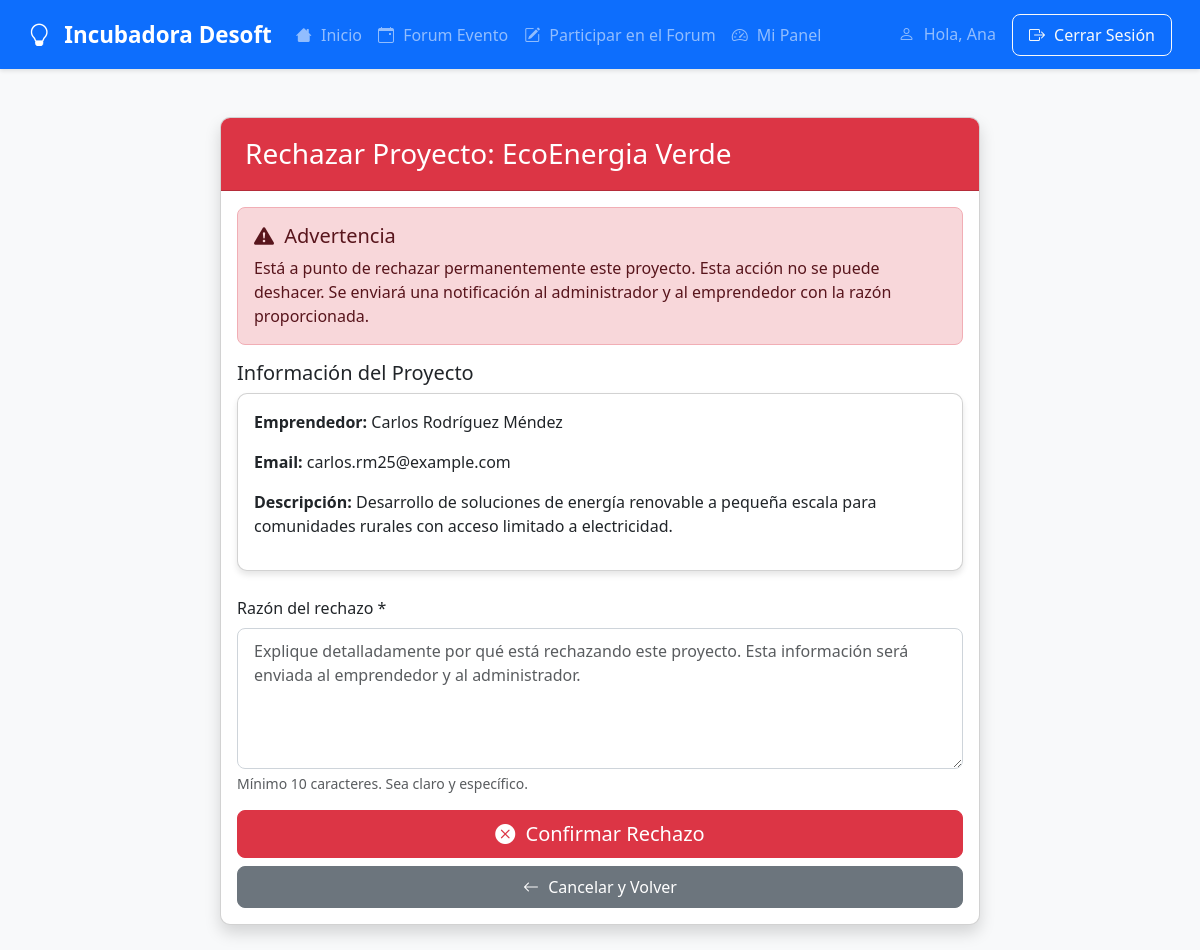
Page /rechazar-proyecto/2/ (signed in) on the committed database.
### emprendedores/models.py (models this page shows, shortened)
class Proyecto(models.Model):
    ESTADOS = (
        ('pendiente', 'Pendiente'),
        ('revision', 'En revisión'),
        ('aceptado', 'Aceptado'),
        ('asignado', 'En proceso'),
        ('rechazado', 'Rechazado'),
        ('finalizado', 'Finalizado'),
    )
    SECTORES = (
        ('tecnologia', 'Tecnología'),
        ('salud', 'Salud'),
        ('educacion', 'Educación'),
        ('finanzas', 'Finanzas'),
        ('comercio', 'Comercio'),
        ('otros', 'Otros'),
    )
    usuario = models.ForeignKey(User, on_delete=models.CASCADE, related_name='proyectos', null=True, blank=True)
    nombre_proyecto = models.CharField(max_length=200)
    descripcion = models.TextField()
    nombre_completo = models.CharField(max_length=100)
    email = models.EmailField()
    telefono = models.CharField(max_length=15, blank=True, null=True)
    estado = models.CharField(max_length=20, choices=ESTADOS, default='pendiente')
    sector = models.CharField(max_length=20, choices=SECTORES, default='tecnologia')
    fecha_registro = models.DateTimeField(auto_now_add=True)
    archivo_proyecto = models.FileField(upload_to='proyectos/%Y/%m/%d/', blank=True, null=True)
    progreso = models.PositiveIntegerField(default=0)
    motivo_rechazo = models.TextField(blank=True, null=True)
    presupuesto_estimado = models.DecimalField(
        max_digits=12, decimal_places=2, blank=True, null=True,
        help_text="Presupuesto estimado del proyecto en pesos"
    )
    tutor = models.ForeignKey('Tutor', on_delete=models.SET_NULL, null=True, blank=True,
                            related_name='proyectos_tutorizados')
    class Meta:
        ordering = ['-fecha_registro']

### emprendedores/views.py (the view, shortened to what this page needs)
# urls.py: path('rechazar-proyecto/<int:proyecto_id>/', views.rechazar_proyecto, name='rechazar_proyecto'),
@login_required
def rechazar_proyecto(request, proyecto_id):
    if not hasattr(request.user, 'tutor'):
        messages.error(request, "No tienes permisos para realizar esta acción.")
        return redirect('panel_tutor')
    proyecto = get_object_or_404(Proyecto, id=proyecto_id)
    if proyecto.tutor != request.user.tutor:
        messages.error(request, "No tienes permisos para rechazar este proyecto.")
        return redirect('panel_tutor')
    return render(request, 'emprendedores/rechazar_proyecto.html', {'proyecto': proyecto})

### emprendedores/templates/emprendedores/rechazar_proyecto.html (shortened to what this page needs)
{% extends "emprendedores/base.html" %}
{% block content %}
<div class="container mt-5">
    <div class="row justify-content-center">
        <div class="col-md-8">
            <div class="card shadow">
                <div class="card-header bg-danger text-white">
                    <h3 class="mb-0">Rechazar Proyecto: {{ proyecto.nombre_proyecto }}</h3>
                </div>
                <div class="card-body">
                    <div class="alert alert-danger">
                        <h5><i class="bi bi-exclamation-triangle-fill"></i> Advertencia</h5>
                        <p class="mb-0">
                            Está a punto de rechazar permanentemente este proyecto.
                            Esta acción no se puede deshacer. Se enviará una notificación al
                            administrador y al emprendedor con la razón proporcionada.
                        </p>
                    </div>
                    <div class="mb-4">
                        <h5>Información del Proyecto</h5>
                        <div class="card">
                            <div class="card-body">
                                <p><strong>Emprendedor:</strong> {{ proyecto.nombre_completo }}</p>
                                <p><strong>Email:</strong> {{ proyecto.email }}</p>
                                <p><strong>Descripción:</strong> {{ proyecto.descripcion|truncatewords:30 }}</p>
                            </div>
                        </div>
                    </div>
                    <form method="post">
                        <div class="mb-3">
                            <label for="razon_rechazo" class="form-label">Razón del rechazo *</label>
                            <textarea name="razon_rechazo" class="form-control" rows="5"
                                      placeholder="Explique detalladamente por qué está rechazando este proyecto. Esta información será enviada al emprendedor y al administrador."
                                      required minlength="10"></textarea>
                            <div class="form-text">Mínimo 10 caracteres. Sea claro y específico.</div>
                        </div>
                        <div class="d-grid gap-2">
                            <button type="submit" class="btn btn-danger btn-lg">
                                <i class="bi bi-x-circle-fill"></i> Confirmar Rechazo
                            </button>
                            <a href="{% url 'panel_tutor' %}" class="btn btn-secondary">
                                <i class="bi bi-arrow-left"></i> Cancelar y Volver
                            </a>
                        </div>
                    </form>
                </div>
            </div>
        </div>
    </div>
</div>
{% endblock %}

### emprendedores/templates/emprendedores/navbar.html (shortened to what this page needs)
<nav class="navbar navbar-expand-lg navbar-dark bg-primary mb-4">
    <div class="container">
        <a class="navbar-brand" href="{% url 'inicio' %}">
            <i class="bi bi-lightbulb"></i> Incubadora Desoft
        </a>
        <div class="collapse navbar-collapse" id="navbarNav">
            <ul class="navbar-nav me-auto">
                <li class="nav-item">
                    <a class="nav-link" href="{% url 'inicio' %}">
                        <i class="bi bi-house"></i> Inicio
                    </a>
                </li>
                <li class="nav-item">
                    <a class="nav-link" href="{% url 'forum_evento' %}">
                        <i class="bi bi-calendar-event"></i> Forum Evento
                    </a>
                </li>
                <li class="nav-item">
                    <a class="nav-link" href="{% url 'participar_forum' %}">
                        <i class="bi bi-pencil-square"></i> Participar en el Forum
                    </a>
                </li>
                {% if user.is_authenticated %}
                    <li class="nav-item">
                        {% if user.is_superuser %}
                            <a class="nav-link" href="{% url 'panel_admin' %}">
                                <i class="bi bi-gear"></i> Panel Administración
                            </a>
                        {% else %}
                            <a class="nav-link" href="{% url 'panel_usuario' %}">
                                <i class="bi bi-speedometer2"></i> Mi Panel
                            </a>
                        {% endif %}
                    </li>
                {% else %}
                    <li class="nav-item">
                        <a class="nav-link" href="{% url 'registro' %}">
                            <i class="bi bi-plus-circle"></i> Registro
                        </a>
                    </li>
                {% endif %}
            </ul>
            <div class="d-flex">
                {% if user.is_authenticated %}
                    <span class="navbar-text me-3">
                        <i class="bi bi-person"></i> Hola, {{ user.first_name|default:user.username }}
                    </span>
                    <a href="{% url 'logout' %}" class="btn btn-outline-light">
                        <i class="bi bi-box-arrow-right"></i> Cerrar Sesión
                    </a>
                {% endif %}
            </div>
        </div>
    </div>
</nav>

### static/css/styles.css (style rules this page uses)
body { background-color: #f8f9fa; font-family: 'Segoe UI', Tahoma, Geneva, Verdana, sans-serif; color: #333; }
.container { max-width: 1400px; }
.card { border-radius: 10px; overflow: hidden; box-shadow: 0 4px 6px rgba(0, 0, 0, 0.1); transition: transform 0.3s ease; margin-bottom: 25px; }
.card-header { padding: 1.2rem 1.5rem; font-weight: 600; }
.btn { border-radius: 8px; padding: 0.5rem 1rem; font-weight: 500; transition: all 0.2s ease; }
.navbar { box-shadow: 0 2px 4px rgba(0, 0, 0, 0.1); padding: 0.8rem 1rem; }
.navbar-brand { font-weight: 700; font-size: 1.4rem; }
.navbar-brand i { margin-right: 8px; }
.form-control, .form-select { border-radius: 8px; padding: 0.6rem 1rem; border: 1px solid #ced4da; transition: border-color 0.2s; }
.alert { border-radius: 8px; padding: 1rem; }
.bi { margin-right: 5px; }
.btn .bi { margin-right: 5px; }

### rows in the picture
Proyecto: nombre_proyecto "EcoEnergia Verde", nombre_completo "Carlos Rodríguez Méndez", email "carlos.rm25@example.com", descripcion "Desarrollo de soluciones de energía renovable a pequeña escala para comunidades rurales con acceso limitado a electricidad."

### other values in the picture
{{ user.first_name|default:user.username }} "Ana"
